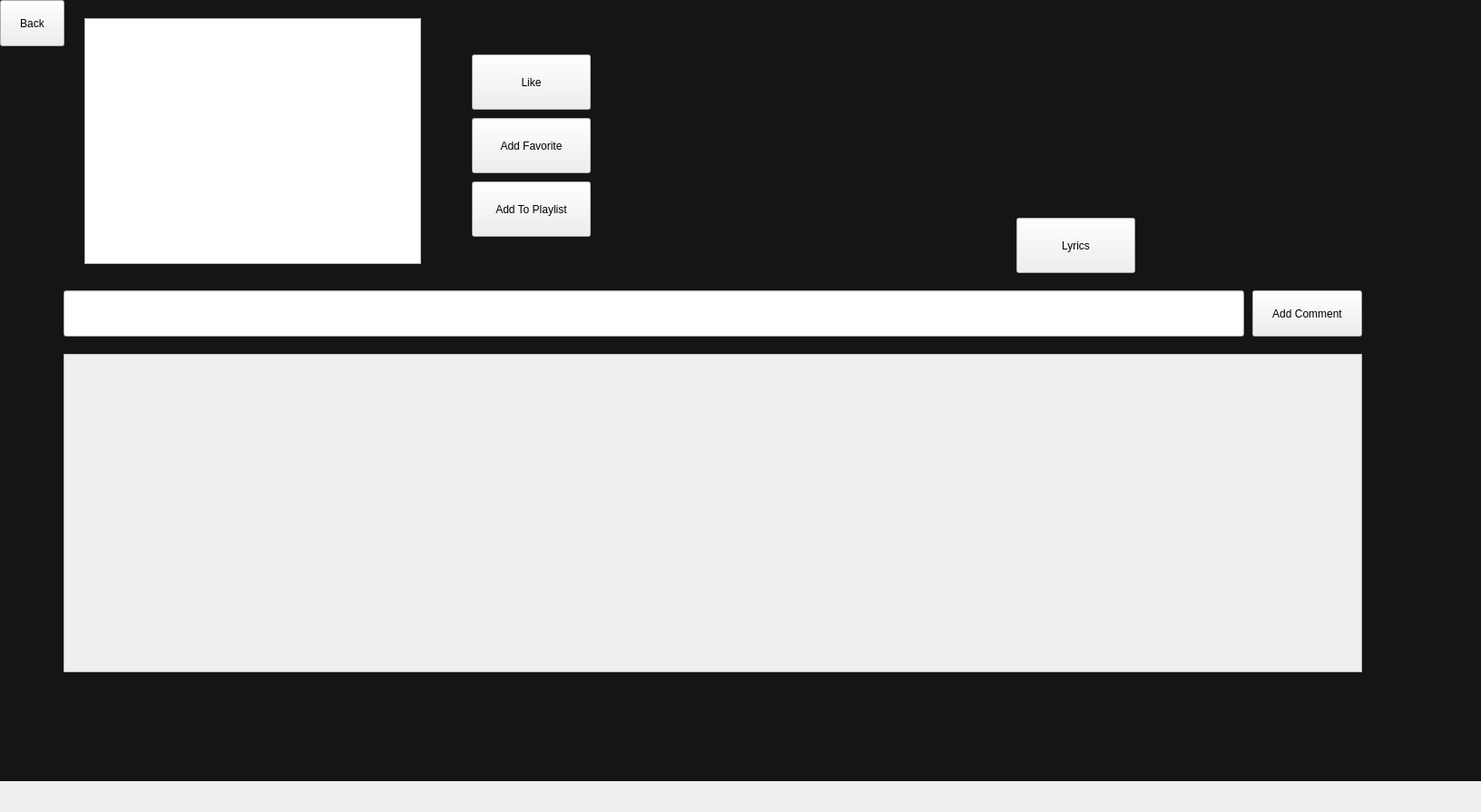
<?xml version="1.0" encoding="UTF-8"?>
<ui version="4.0">
 <class>Comment_Like</class>
 <widget class="QWidget" name="Comment_Like">
  <property name="geometry">
   <rect>
    <x>0</x>
    <y>0</y>
    <width>1632</width>
    <height>895</height>
   </rect>
  </property>
  <property name="windowTitle">
   <string>Form</string>
  </property>
  <widget class="QLabel" name="Song_pic">
   <property name="geometry">
    <rect>
     <x>770</x>
     <y>0</y>
     <width>251</width>
     <height>231</height>
    </rect>
   </property>
   <property name="styleSheet">
    <string notr="true">background-color: rgb(0 0, 0);</string>
   </property>
   <property name="text">
    <string/>
   </property>
  </widget>
  <widget class="QLabel" name="Song_name">
   <property name="geometry">
    <rect>
     <x>770</x>
     <y>260</y>
     <width>251</width>
     <height>41</height>
    </rect>
   </property>
   <property name="styleSheet">
    <string notr="true">border-radius: 10px; 
font: 15pt &quot;Segoe UI Historic&quot;;</string>
   </property>
   <property name="text">
    <string/>
   </property>
  </widget>
  <widget class="QScrollArea" name="Comment_section">
   <property name="geometry">
    <rect>
     <x>70</x>
     <y>390</y>
     <width>1431</width>
     <height>351</height>
    </rect>
   </property>
   <property name="styleSheet">
    <string notr="true">font: 15pt &quot;Segoe UI Historic&quot;;
color: rgb(255, 255, 255);</string>
   </property>
   <property name="widgetResizable">
    <bool>true</bool>
   </property>
   <widget class="QWidget" name="scrollAreaWidgetContents">
    <property name="geometry">
     <rect>
      <x>0</x>
      <y>0</y>
      <width>1429</width>
      <height>349</height>
     </rect>
    </property>
   </widget>
  </widget>
  <widget class="QPushButton" name="Like_button">
   <property name="geometry">
    <rect>
     <x>520</x>
     <y>60</y>
     <width>131</width>
     <height>61</height>
    </rect>
   </property>
   <property name="styleSheet">
    <string notr="true">font: 15pt &quot;Segoe UI Historic&quot;;</string>
   </property>
   <property name="text">
    <string>Like</string>
   </property>
  </widget>
  <widget class="QPushButton" name="Add_comment">
   <property name="geometry">
    <rect>
     <x>1380</x>
     <y>320</y>
     <width>121</width>
     <height>51</height>
    </rect>
   </property>
   <property name="styleSheet">
    <string notr="true">font: 10pt &quot;Segoe UI Historic&quot;;</string>
   </property>
   <property name="text">
    <string>Add Comment</string>
   </property>
  </widget>
  <widget class="QLineEdit" name="write_comment">
   <property name="geometry">
    <rect>
     <x>70</x>
     <y>320</y>
     <width>1301</width>
     <height>51</height>
    </rect>
   </property>
   <property name="styleSheet">
    <string notr="true">font: 15pt &quot;Segoe UI Historic&quot;;</string>
   </property>
  </widget>
  <widget class="QLabel" name="background">
   <property name="geometry">
    <rect>
     <x>0</x>
     <y>0</y>
     <width>1641</width>
     <height>861</height>
    </rect>
   </property>
   <property name="styleSheet">
    <string notr="true">background-color: rgb(21, 21, 21);</string>
   </property>
   <property name="text">
    <string/>
   </property>
  </widget>
  <widget class="QPushButton" name="Back">
   <property name="geometry">
    <rect>
     <x>0</x>
     <y>0</y>
     <width>71</width>
     <height>51</height>
    </rect>
   </property>
   <property name="text">
    <string>Back</string>
   </property>
  </widget>
  <widget class="QPushButton" name="add_favorite">
   <property name="geometry">
    <rect>
     <x>520</x>
     <y>130</y>
     <width>131</width>
     <height>61</height>
    </rect>
   </property>
   <property name="styleSheet">
    <string notr="true">font: 10pt &quot;Segoe UI Historic&quot;;</string>
   </property>
   <property name="text">
    <string>Add Favorite</string>
   </property>
  </widget>
  <widget class="QPushButton" name="add_playlist">
   <property name="geometry">
    <rect>
     <x>520</x>
     <y>200</y>
     <width>131</width>
     <height>61</height>
    </rect>
   </property>
   <property name="styleSheet">
    <string notr="true">font: 10pt &quot;Segoe UI Historic&quot;;</string>
   </property>
   <property name="text">
    <string>Add To Playlist</string>
   </property>
  </widget>
  <widget class="QLabel" name="question_label">
   <property name="geometry">
    <rect>
     <x>110</x>
     <y>10</y>
     <width>401</width>
     <height>51</height>
    </rect>
   </property>
   <property name="styleSheet">
    <string notr="true">color: rgb(255, 255, 255);background-color: rgb(21, 21, 21);</string>
   </property>
   <property name="text">
    <string>Which Play List You want to add the song to?</string>
   </property>
  </widget>
  <widget class="QScrollArea" name="playlists_scrollBar">
   <property name="geometry">
    <rect>
     <x>120</x>
     <y>60</y>
     <width>291</width>
     <height>231</height>
    </rect>
   </property>
   <property name="widgetResizable">
    <bool>true</bool>
   </property>
   <widget class="QWidget" name="scrollAreaWidgetContents_2">
    <property name="geometry">
     <rect>
      <x>0</x>
      <y>0</y>
      <width>289</width>
      <height>229</height>
     </rect>
    </property>
    <property name="styleSheet">
     <string notr="true">
font: 15pt &quot;Segoe UI Historic&quot;;</string>
    </property>
   </widget>
  </widget>
  <widget class="QLabel" name="Song_Artist">
   <property name="geometry">
    <rect>
     <x>1060</x>
     <y>30</y>
     <width>251</width>
     <height>41</height>
    </rect>
   </property>
   <property name="styleSheet">
    <string notr="true">font: 15pt &quot;Segoe UI Historic&quot;;
border-radius: 10px; </string>
   </property>
   <property name="text">
    <string/>
   </property>
  </widget>
  <widget class="QLabel" name="Song_AgeCategory">
   <property name="geometry">
    <rect>
     <x>1060</x>
     <y>80</y>
     <width>121</width>
     <height>41</height>
    </rect>
   </property>
   <property name="styleSheet">
    <string notr="true">border-radius: 10px; 
font: 15pt &quot;Segoe UI Historic&quot;;</string>
   </property>
   <property name="text">
    <string/>
   </property>
  </widget>
  <widget class="QLabel" name="Song_Album">
   <property name="geometry">
    <rect>
     <x>1060</x>
     <y>130</y>
     <width>251</width>
     <height>41</height>
    </rect>
   </property>
   <property name="styleSheet">
    <string notr="true">border-radius: 10px; 
font: 15pt &quot;Segoe UI Historic&quot;;</string>
   </property>
   <property name="text">
    <string/>
   </property>
  </widget>
  <widget class="QLabel" name="Song_genr">
   <property name="geometry">
    <rect>
     <x>1060</x>
     <y>180</y>
     <width>251</width>
     <height>41</height>
    </rect>
   </property>
   <property name="styleSheet">
    <string notr="true">border-radius: 10px; 
font: 15pt &quot;Segoe UI Historic&quot;;</string>
   </property>
   <property name="text">
    <string/>
   </property>
  </widget>
  <widget class="QLabel" name="Song_Country">
   <property name="geometry">
    <rect>
     <x>1190</x>
     <y>80</y>
     <width>121</width>
     <height>41</height>
    </rect>
   </property>
   <property name="styleSheet">
    <string notr="true">border-radius: 10px; 
font: 15pt &quot;Segoe UI Historic&quot;;</string>
   </property>
   <property name="text">
    <string/>
   </property>
  </widget>
  <widget class="QPushButton" name="show_lyrics">
   <property name="geometry">
    <rect>
     <x>1120</x>
     <y>240</y>
     <width>131</width>
     <height>61</height>
    </rect>
   </property>
   <property name="styleSheet">
    <string notr="true">font: 15pt &quot;Segoe UI Historic&quot;;</string>
   </property>
   <property name="text">
    <string>Lyrics</string>
   </property>
  </widget>
  <widget class="QTextEdit" name="textEdit_Lyrics">
   <property name="geometry">
    <rect>
     <x>93</x>
     <y>20</y>
     <width>371</width>
     <height>271</height>
    </rect>
   </property>
   <property name="styleSheet">
    <string notr="true">
font: 15pt &quot;Segoe UI Historic&quot;;</string>
   </property>
  </widget>
  <zorder>background</zorder>
  <zorder>Song_pic</zorder>
  <zorder>Song_name</zorder>
  <zorder>Comment_section</zorder>
  <zorder>Like_button</zorder>
  <zorder>Add_comment</zorder>
  <zorder>write_comment</zorder>
  <zorder>Back</zorder>
  <zorder>add_favorite</zorder>
  <zorder>add_playlist</zorder>
  <zorder>question_label</zorder>
  <zorder>playlists_scrollBar</zorder>
  <zorder>Song_Artist</zorder>
  <zorder>Song_AgeCategory</zorder>
  <zorder>Song_Album</zorder>
  <zorder>Song_genr</zorder>
  <zorder>Song_Country</zorder>
  <zorder>show_lyrics</zorder>
  <zorder>textEdit_Lyrics</zorder>
 </widget>
 <resources/>
 <connections/>
</ui>
